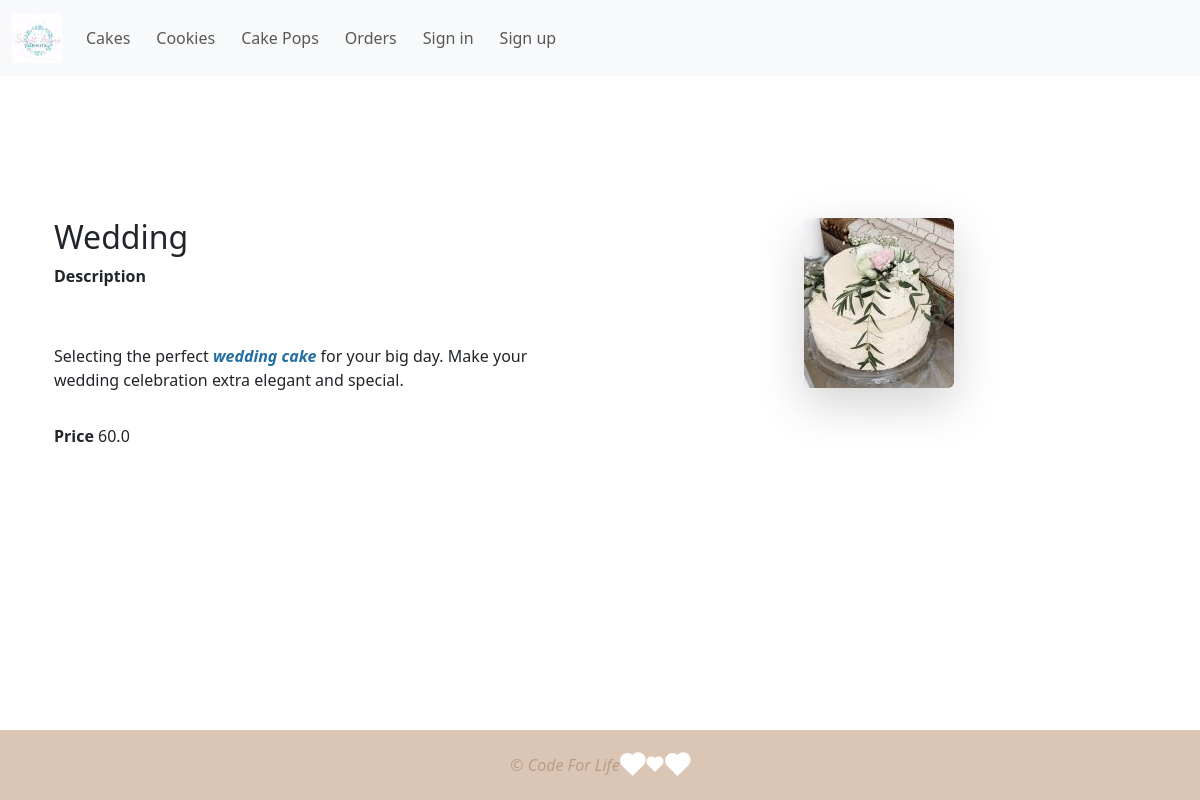
/cakes/1, run on the app's committed database.
### desserts/models.py (models this page shows, shortened)
class Product(models.Model):
    category = models.ForeignKey(
        Category, on_delete=models.CASCADE, blank=True, null=True
    )
    options = models.ManyToManyField(
        Option,
        blank=True, null=True
    )
    name = models.CharField(max_length=200, blank=True, null=True)
    description = HTMLField("Description", max_length=4096, default="")
    price = models.FloatField(blank=False, null=False)
    image = models.ImageField(upload_to="products", blank=True, null=True)
    class Meta:
        verbose_name = "Product"
        verbose_name_plural = "Products"

### desserts/views.py (the view)
# urls.py: path("cakes/<int:pk>", views.CakeListView.as_view(), name="cakes"),
class CakeListView(generic.DetailView):
    template_name = "desserts/cakes.html"
    model = Option
    context_object_name = "cakes"
    def get_context_data(self, **kwargs):
        option = self.get_object()
        cakes = Product.objects.filter(options__name=option.name)
        return {
            "cakes": cakes,
        }

### desserts/templates/desserts/cakes.html (shortened to what this page needs)
{% extends "desserts/base.html" %}
{% load static %}
{% block content %}
<div class="container mt-5">
    <div class="row">
        {% for cake in cakes %}
        <div class="col-md-6 d-flex flex-column justify-content-center">
            <h2>{{ cake.name }}</h2>
            <p><strong>Description </strong>{{ cake.description|safe }}</p>
            <p><strong>Price </strong>{{ cake.price }}</p>
        </div>
        <div class="col-md-6 text-center">
            {% if cake.image %}
            <img src="{{ cake.image.url }}" class="img-fluid rounded shadow-lg" alt="{{ cake.name }}">
            {% else %}
            <img src="{% static 'desserts/img/default.jpg' %}" class="img-fluid rounded shadow-lg"
                 alt="No Image Available">
            {% endif %}
        </div>
        {% endfor %}
    </div>
</div>
{% endblock content %}

### desserts/static/desserts/css/main.css (style rules this page uses)
html, body { height: 100%; margin: 0; display: flex; flex-direction: column; }

### data on the page
Product: name "Wedding", description "Selecting the perfect wedding cake for your big day. Make your wedding celebration extra elegant and special.", price "60.0", image (picture)
